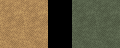

A 2D game scene composited from a Tiled map and its tileset images. What follows is a short description and the map's XML, with every tile layer's data as written:
An orthogonal 5x2 tile map with 24x24 px tiles, 3 tile layers (Regions, Input_BG2, Output_BG2), 8 tilesets.

<map version="1.0" orientation="orthogonal" width="5" height="2" tilewidth="24" tileheight="24">
 <tileset firstgid="1" name="processing" tilewidth="24" tileheight="24">
  <image source="../../tiles/processing.png" width="48" height="48" />
 </tileset>
 <tileset firstgid="5" name="0 0 0" tilewidth="24" tileheight="24">
  <image source="../../tiles/0 0 0.png" width="288" height="288" />
 </tileset>
 <tileset firstgid="149" name="0 0 1" tilewidth="24" tileheight="24">
  <image source="../../tiles/0 0 1.png" width="264" height="288" />
 </tileset>
 <tileset firstgid="281" name="0 0 -1" tilewidth="24" tileheight="24">
  <image source="../../tiles/0 0 -1.png" width="264" height="288" />
 </tileset>
 <tileset firstgid="413" name="0 1 0" tilewidth="24" tileheight="24">
  <image source="../../tiles/0 1 0.png" width="264" height="288" />
 </tileset>
 <tileset firstgid="545" name="0 -1 0" tilewidth="24" tileheight="24">
  <image source="../../tiles/0 -1 0.png" width="264" height="288" />
 </tileset>
 <tileset firstgid="677" name="1 0 0" tilewidth="24" tileheight="24">
  <image source="../../tiles/1 0 0.png" width="264" height="288" />
 </tileset>
 <tileset firstgid="809" name="-1 0 0" tilewidth="24" tileheight="24">
  <image source="../../tiles/-1 0 0.png" width="264" height="288" />
 </tileset>
 <layer name="Regions" width="5" height="2">
  <data encoding="csv">
3,3,0,3,3,
3,3,0,3,3
</data>
 </layer>
 <layer name="Input_BG2" width="5" height="2">
  <data encoding="csv">
74,74,0,73,73,
74,74,0,73,73
</data>
 </layer>
 <layer name="Output_BG2" width="5" height="2">
  <data encoding="csv">
7,8,0,127,128,
19,20,0,139,140
</data>
 </layer>
</map>
